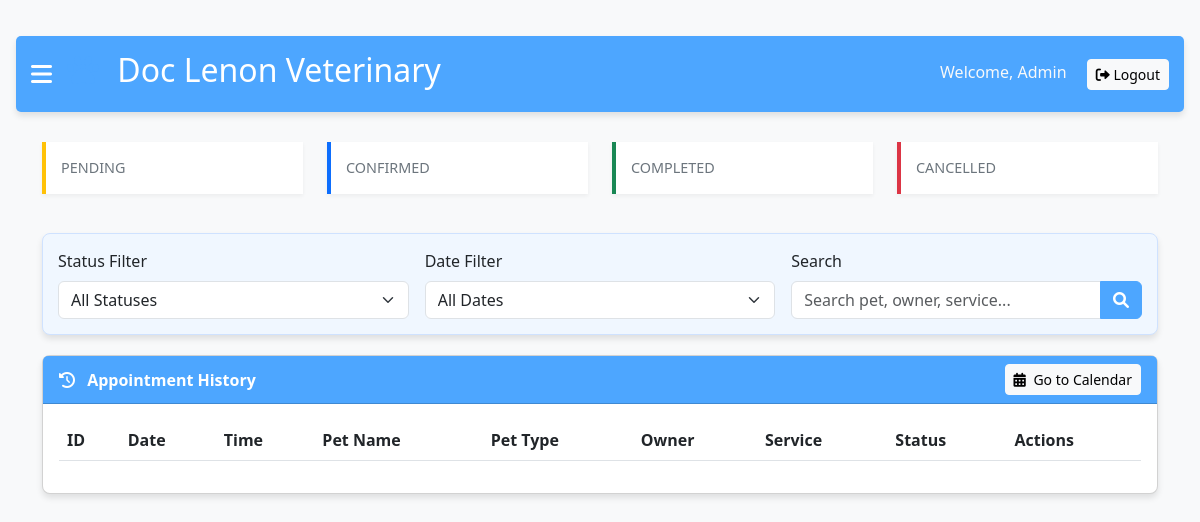
/history.php (signed in), run on an earlier commit of the app's database.
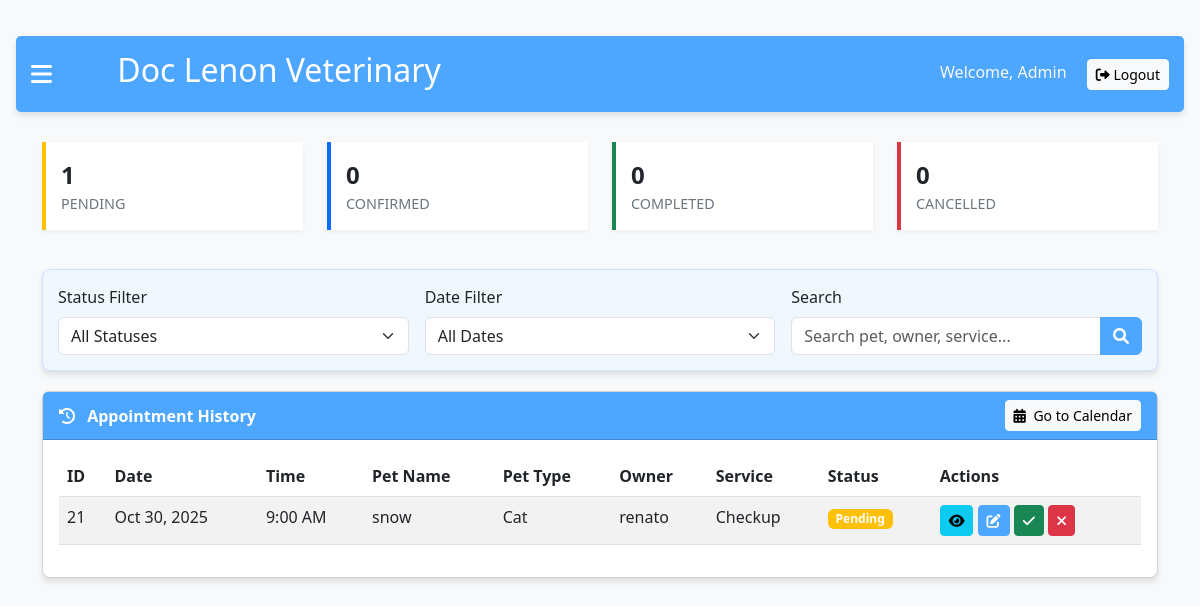
And on a later commit of the database.
### tables this page shows
CREATE TABLE `appointments` (
  `id` int(11) NOT NULL,
  `appointment_date` date NOT NULL,
  `appointment_time` time NOT NULL,
  `pet_name` varchar(100) NOT NULL,
  `pet_type` varchar(50) NOT NULL,
  `owner_name` varchar(100) NOT NULL,
  `owner_phone` varchar(20) NOT NULL,
  `service_type` varchar(50) NOT NULL,
  `notes` text DEFAULT NULL,
  `status` varchar(20) DEFAULT 'Pending',
  `created_at` timestamp NOT NULL DEFAULT current_timestamp()
);

### history.php (the view, shortened to what this page needs)
<?php
$servername = "localhost";
$username = "root";
$password = "";
$dbname = "taho";
$conn = new mysqli($servername, $username, $password, $dbname);
$status_filter = isset($_GET['status']) ? $_GET['status'] : 'all';
$date_filter = isset($_GET['date_filter']) ? $_GET['date_filter'] : 'all';
$search = isset($_GET['search']) ? $conn->real_escape_string($_GET['search']) : '';
$sql = "SELECT id, appointment_date, appointment_time, pet_name, pet_type, owner_name, owner_phone, service_type, notes, status, created_at
        FROM appointments WHERE 1=1";
$sql .= " ORDER BY appointment_date DESC, appointment_time DESC";
$result = $conn->query($sql);
$appointments = [];
if ($result && $result->num_rows > 0) {
    while ($row = $result->fetch_assoc()) {
        $appointments[] = $row;
    }
}
$stats_sql = "SELECT
                COUNT(*) as total,
                SUM(CASE WHEN status = 'Pending' THEN 1 ELSE 0 END) as pending,
                SUM(CASE WHEN status = 'Confirmed' THEN 1 ELSE 0 END) as confirmed,
                SUM(CASE WHEN status = 'Completed' THEN 1 ELSE 0 END) as completed,
                SUM(CASE WHEN status = 'Cancelled' THEN 1 ELSE 0 END) as cancelled,
                SUM(CASE WHEN appointment_date < CURDATE() THEN 1 ELSE 0 END) as past,
                SUM(CASE WHEN appointment_date = CURDATE() THEN 1 ELSE 0 END) as today,
                SUM(CASE WHEN appointment_date > CURDATE() THEN 1 ELSE 0 END) as upcoming
              FROM appointments";
$stats_result = $conn->query($stats_sql);
$stats = $stats_result->fetch_assoc();
?>
<!DOCTYPE html>
<html lang="en">
<head>
    <link href="https://cdn.jsdelivr.net/npm/bootstrap@5.3.0-alpha1/dist/css/bootstrap.min.css" rel="stylesheet">
    <link rel="stylesheet" href="https://cdnjs.cloudflare.com/ajax/libs/font-awesome/6.0.0/css/all.min.css">
    <link rel="stylesheet" href="https://cdn.datatables.net/1.11.5/css/dataTables.bootstrap5.min.css">
</head>
<body>
    <div id="main" class="main-content">
        <div class="admin-header">
            <div class="d-flex align-items-center">
                <span class="burger-menu" onclick="openNav()">
                    <i class="fas fa-bars"></i>
                </span>
                <h2><i class="fas fa-paw paw-logo"></i> Doc Lenon Veterinary</h2>
            </div>
            <div>
                <span class="text-light me-3">Welcome, Admin</span>
                <a href="?logout=1" class="btn btn-light btn-sm">
                    <i class="fas fa-sign-out-alt"></i> Logout
                </a>
            </div>
        </div>
        <div class="container">
            <div class="row mb-4">
                <div class="col-md-3">
                    <div class="stats-card stats-card-pending">
                        <div class="stats-number"><?php echo $stats['pending']; ?></div>
                        <div class="stats-title">Pending</div>
                    </div>
                </div>
                <div class="col-md-3">
                    <div class="stats-card stats-card-confirmed">
                        <div class="stats-number"><?php echo $stats['confirmed']; ?></div>
                        <div class="stats-title">Confirmed</div>
                    </div>
                </div>
                <div class="col-md-3">
                    <div class="stats-card stats-card-completed">
                        <div class="stats-number"><?php echo $stats['completed']; ?></div>
                        <div class="stats-title">Completed</div>
                    </div>
                </div>
                <div class="col-md-3">
                    <div class="stats-card stats-card-cancelled">
                        <div class="stats-number"><?php echo $stats['cancelled']; ?></div>
                        <div class="stats-title">Cancelled</div>
                    </div>
                </div>
            </div>
            <div class="card filter-card">
                <form action="" method="GET" class="row g-3">
                    <div class="col-md-4">
                        <label for="status" class="form-label">Status Filter</label>
                        <select class="form-select" id="status" name="status">
                            <option value="all" <?php echo $status_filter === 'all' ? 'selected' : ''; ?>>All Statuses</option>
                        </select>
                    </div>
                    <div class="col-md-4">
                        <label for="date_filter" class="form-label">Date Filter</label>
                        <select class="form-select" id="date_filter" name="date_filter">
                            <option value="all" <?php echo $date_filter === 'all' ? 'selected' : ''; ?>>All Dates</option>
                        </select>
                    </div>
                    <div class="col-md-4">
                        <label for="search" class="form-label">Search</label>
                        <div class="input-group">
                            <input type="text" class="form-control" id="search" name="search" placeholder="Search pet, owner, service..." value="<?php echo htmlspecialchars($search); ?>">
                            <button class="btn btn-primary" type="submit">
                                <i class="fas fa-search"></i>
                            </button>
                        </div>
                    </div>
                </form>
            </div>
            <div class="card">
                <div class="card-header">
                    <div class="d-flex justify-content-between align-items-center">
                        <div>
                            <i class="fas fa-history me-2"></i> Appointment History
                        </div>
                        <div>
                            <a href="calendar.php" class="btn btn-sm btn-light">
                                <i class="fas fa-calendar-alt me-1"></i> Go to Calendar
                            </a>
                        </div>
                    </div>
                </div>
                <div class="card-body">
                    <div class="table-responsive">
                        <table id="appointmentHistoryTable" class="table table-striped table-hover">
                            <thead>
                                <tr>
                                    <th>ID</th>
                                    <th>Date</th>
                                    <th>Time</th>
                                    <th>Pet Name</th>
                                    <th>Pet Type</th>
                                    <th>Owner</th>
                                    <th>Service</th>
                                    <th>Status</th>
                                    <th>Actions</th>
                                </tr>
                            </thead>
                            <tbody>
                                <?php foreach ($appointments as $appointment): ?>
                                    <tr>
                                        <td><?php echo $appointment['id']; ?></td>
                                        <td><?php echo date('M d, Y', strtotime($appointment['appointment_date'])); ?></td>
                                        <td><?php echo date('g:i A', strtotime($appointment['appointment_time'])); ?></td>
                                        <td><?php echo htmlspecialchars($appointment['pet_name']); ?></td>
                                        <td><?php echo htmlspecialchars($appointment['pet_type']); ?></td>
                                        <td><?php echo htmlspecialchars($appointment['owner_name']); ?></td>
                                        <td><?php echo htmlspecialchars($appointment['service_type']); ?></td>
                                        <td>
                                            <?php
                                                $status_class = '';
                                                switch($appointment['status']) {
                                                    case 'Pending':
                                                        $status_class = 'bg-warning';
                                                        break;
                                                }
                                            ?>
                                            <span class="badge <?php echo $status_class; ?>"><?php echo $appointment['status']; ?></span>
                                        </td>
                                        <td>
                                            <button class="btn btn-sm btn-info" onclick="viewAppointmentDetails(<?php echo $appointment['id']; ?>)" title="View Details">
                                                <i class="fas fa-eye"></i>
                                            </button>
                                            <?php if ($appointment['status'] !== 'Completed' && $appointment['status'] !== 'Cancelled'): ?>
                                                <button class="btn btn-sm btn-primary" onclick="editAppointment(<?php echo $appointment['id']; ?>)" title="Edit">
                                                    <i class="fas fa-edit"></i>
                                                </button>
                                                <button class="btn btn-sm btn-success" onclick="updateStatus(<?php echo $appointment['id']; ?>, 'Completed')" title="Mark as Completed">
                                                    <i class="fas fa-check"></i>
                                                </button>
                                                <button class="btn btn-sm btn-danger" onclick="updateStatus(<?php echo $appointment['id']; ?>, 'Cancelled')" title="Cancel">
                                                    <i class="fas fa-times"></i>
                                                </button>
                                            <?php endif; ?>
                                        </td>
                                    </tr>
                                <?php endforeach; ?>
                            </tbody>
                        </table>
                    </div>
                </div>
            </div>
        </div>
    </div>
</body>
</html>

### history.php (style rules this page uses)
body { background-color: #f8f9fa; padding-top: 20px; overflow-x: hidden; }
.admin-header { background-color: #4DA6FF; color: white; padding: 15px; margin-bottom: 30px; border-radius: 5px; box-shadow: 0 4px 6px rgba(0, 0, 0, 0.1); display: flex; justify-content: space-between; align-items: center; }
.card { border-radius: 8px; box-shadow: 0 4px 6px rgba(0, 0, 0, 0.1); margin-bottom: 30px; }
.card-header { background-color: #4DA6FF; color: white; font-weight: bold; }
.btn-primary { background-color: #4DA6FF; border-color: #4DA6FF; }
.paw-logo { color: #4DA6FF; margin-right: 10px; }
.main-content { transition: margin-left .5s; padding: 16px; }
.burger-menu { font-size: 24px; cursor: pointer; color: white; margin-right: 15px; }
.filter-card { margin-bottom: 20px; padding: 15px; border-radius: 8px; background-color: #f0f7ff; border: 1px solid #cfe2ff; }
.stats-card { border-left: 4px solid; background-color: white; padding: 15px; margin-bottom: 15px; box-shadow: 0 2px 4px rgba(0,0,0,0.05); }
.stats-card-pending { border-left-color: #ffc107; }
.stats-card-confirmed { border-left-color: #0d6efd; }
.stats-card-completed { border-left-color: #198754; }
.stats-card-cancelled { border-left-color: #dc3545; }
.stats-number { font-size: 1.5rem; font-weight: bold; }
.stats-title { font-size: 0.9rem; color: #6c757d; text-transform: uppercase; }

What changed in the data, as far as the page shows it:
added appointments: id "21", appointment_date "Oct 30, 2025", appointment_time "9:00 AM", pet_name "snow", pet_type "Cat", owner_name "renato", service_type "Checkup", status "Pending"
Also different on the page:
$stats['pending']: (not shown) → "1"
$stats['confirmed']: (not shown) → "0"
$stats['completed']: (not shown) → "0"
$stats['cancelled']: (not shown) → "0"
